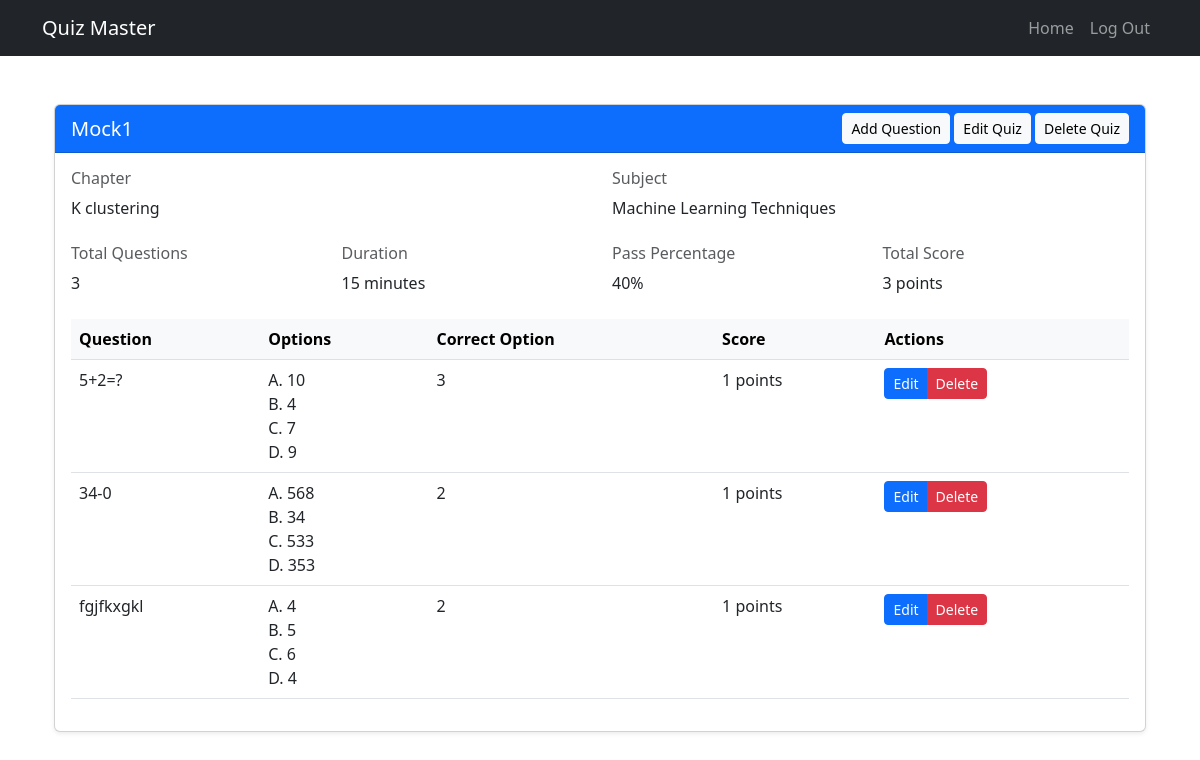
Screenshot of /admin/subject/2/chapter/3/quiz/2/ (signed in) with the database file from the repository.
### model.py (models this page shows)
class Quiz(db.Model):
    __tablename__='quiz'
    id = db.Column(db.Integer, primary_key=True)
    name = db.Column(db.String(100), nullable=False)
    chapter_id = db.Column(db.Integer, db.ForeignKey('chapter.id'), nullable=False)
    total_questions = db.Column(db.Integer, nullable=False)  # Make sure this exists
    duration = db.Column(db.Integer, nullable=False)
    pass_percentage = db.Column(db.Integer, nullable=False)
    description = db.Column(db.Text, nullable=True)
    subject_id = db.Column(db.Integer, db.ForeignKey('subject.id'), nullable=False)
    users = db.relationship('Users', secondary=user_quiz_association, back_populates="quizzes")
    subject = db.relationship('Subject', foreign_keys=[subject_id], backref=db.backref('quizzes', lazy=True))

class Chapter(db.Model):
    __tablename__='chapter'
    id=db.Column(db.Integer,primary_key=True,autoincrement=True)
    subject_id = db.Column(db.Integer, db.ForeignKey('subject.id'), nullable=False)
    name = db.Column(db.String, unique=True, nullable=False)
    description=db.Column(db.String)
    additional_details=db.Column(db.String)
    subject = db.relationship('Subject', backref=db.backref('chapters', cascade="all, delete-orphan"))
    quizzes = db.relationship('Quiz', backref='chapter', cascade="all, delete-orphan")

class Subject(db.Model):
    __tablename__='subject'
    id=db.Column(db.Integer,primary_key=True,autoincrement=True)
    name = db.Column(db.String, unique=True, nullable=False)
    level = db.Column(db.String, nullable=False)
    description=db.Column(db.String)
    additional_details=db.Column(db.String)

class Questions(db.Model):
    __tablename__='questions'
    id=db.Column(db.Integer,primary_key=True,autoincrement=True)
    quiz_id=db.Column(db.Integer,db.ForeignKey('quiz.id'),nullable=False)
    question_statement=db.Column(db.String(500),nullable=False)
    option_1=db.Column(db.String(200),nullable=False)
    option_2=db.Column(db.String(200),nullable=False)
    option_3=db.Column(db.String(200),nullable=False)
    option_4=db.Column(db.String(200),nullable=False)
    correct_option=db.Column(db.String(1),nullable=False)
    Additional_field=db.Column(db.String(500))
    score = db.Column(db.Integer, nullable=False, default=1)  # Default score is 1 point
    quiz = db.relationship('Quiz', backref=db.backref('questions', cascade="all, delete-orphan"))

### app.py (the view)
@app.route('/admin/subject/<int:subject_id>/chapter/<int:chapter_id>/quiz/<int:quiz_id>/')
@admin_req
def show_quiz(subject_id, chapter_id, quiz_id):
    quiz = Quiz.query.get(quiz_id)
    if not quiz:
        flash('Quiz does not exist')
        return redirect(url_for('show_chapter', subject_id=subject_id, chapter_id=chapter_id))
    return render_template('Quiz/show_quiz.html', quiz=quiz)

### app.py (called while the page is built)
def admin_req(f):
    @wraps(f)
    def inner(*args, **kwargs):
        if 'user_id' not in session or session['user_type'] != 'admin':
            flash('You need admin privileges to access this page', 'danger')
            return redirect(url_for('login'))
        return f(*args, **kwargs)
    return inner

### templates/Quiz/show_quiz.html (shortened to what this page needs)
{% extends "dashboard_layout.html" %}
{% block content %}
<div class="container py-4">
    <div class="row">
        <div class="col-md-12">
            <div class="card shadow-sm">
                <div class="card-header bg-primary text-white d-flex justify-content-between align-items-center">
                    <h5 class="card-title mb-0">{{ quiz.name }}</h5>
                    <div>
                        <a href="{{ url_for('add_question',subject_id=quiz.chapter.subject.id, chapter_id=quiz.chapter.id, quiz_id=quiz.id) }}" class="btn btn-light btn-sm">Add Question</a>
                        <a href="{{ url_for('edit_quiz', subject_id=quiz.chapter.subject.id, chapter_id=quiz.chapter.id, quiz_id=quiz.id) }}" class="btn btn-light btn-sm">Edit Quiz</a>
                        <a href="{{ url_for('delete_quiz', subject_id=quiz.chapter.subject.id, chapter_id=quiz.chapter.id, quiz_id=quiz.id) }}" class="btn btn-light btn-sm">Delete Quiz</a>
                    </div>
                </div>
                <div class="card-body">
                    <div class="row mb-4">
                        <div class="col-md-6">
                            <h6 class="text-muted">Chapter</h6>
                            <p class="mb-0">{{ quiz.chapter.name }}</p>
                        </div>
                        <div class="col-md-6">
                            <h6 class="text-muted">Subject</h6>
                            <p class="mb-0">{{ quiz.chapter.subject.name }}</p>
                        </div>
                    </div>
                    <div class="row mb-4">
                        <div class="col-md-3">
                            <h6 class="text-muted">Total Questions</h6>
                            <p class="mb-0">{{ quiz.total_questions }}</p>
                        </div>
                        <div class="col-md-3">
                            <h6 class="text-muted">Duration</h6>
                            <p class="mb-0">{{ quiz.duration }} minutes</p>
                        </div>
                        <div class="col-md-3">
                            <h6 class="text-muted">Pass Percentage</h6>
                            <p class="mb-0">{{ quiz.pass_percentage }}%</p>
                        </div>
                        <div class="col-md-3">
                            <h6 class="text-muted">Total Score</h6>
                            <p class="mb-0">{{ quiz.questions|sum(attribute='score') }} points</p>
                        </div>
                    </div>
                    <div class="table-responsive">
                        <table class="table table-hover">
                            <thead class="table-light">
                                <tr>
                                    <th>Question</th>
                                    <th>Options</th>
                                    <th>Correct Option</th>
                                    <th>Score</th>
                                    <th>Actions</th>
                                </tr>
                            </thead>
                            <tbody>
                                {% for question in quiz.questions %}
                                <tr>
                                    <td>{{ question.question_statement }}</td>
                                    <td>
                                        <div>A. {{ question.option_1 }}</div>
                                        <div>B. {{ question.option_2 }}</div>
                                        <div>C. {{ question.option_3 }}</div>
                                        <div>D. {{ question.option_4 }}</div>
                                    </td>
                                    <td>{{ question.correct_option }}</td>
                                    <td>{{ question.score }} points</td>
                                    <td>
                                        <div class="btn-group">
                                            <a href="{{ url_for('edit_question', id=question.id) }}" class="btn btn-sm btn-primary">Edit</a>
                                            <a href="{{ url_for('delete_question', id=question.id) }}" class="btn btn-sm btn-danger">Delete</a>
                                        </div>
                                    </td>
                                </tr>
                                {% endfor %}
                            </tbody>
                        </table>
                    </div>
                </div>
            </div>
        </div>
    </div>
</div>
{% endblock %}

### rows the page displays
Quiz: name "Mock1", total_questions "3", duration "15", pass_percentage "40"
Chapter: chapter.name "K clustering"
Subject: chapter.subject.name "Machine Learning Techniques"
Questions: question_statement "5+2=?", option_1 "10", option_2 "4", option_3 "7", option_4 "9", correct_option "3", score "1"
Questions: question_statement "34-0", option_1 "568", option_2 "34", option_3 "533", option_4 "353", correct_option "2", score "1"
Questions: question_statement "fgjfkxgkl", option_1 "4", option_2 "5", option_3 "6", option_4 "4", correct_option "2", score "1"

### other values shown
{{ quiz.questions|sum(attribute='score') }} "3"
